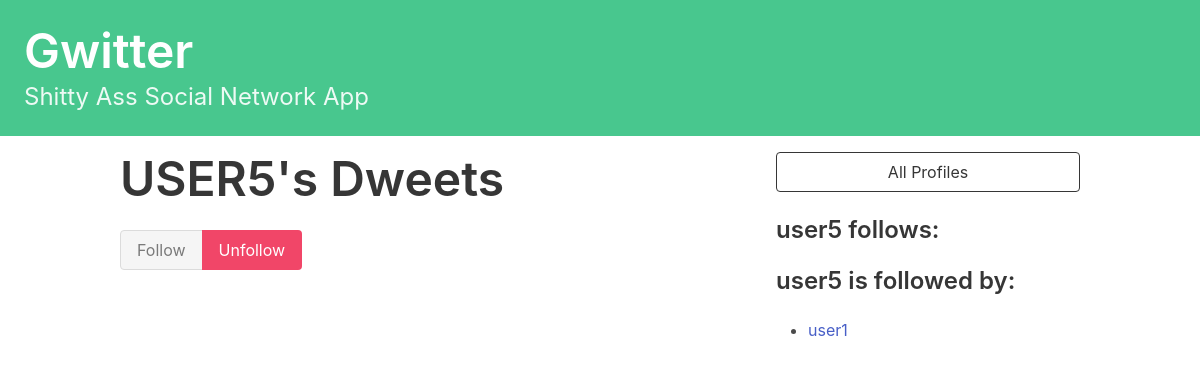
The page /gwitter/profile/user5 (signed in) on the database as committed earlier.
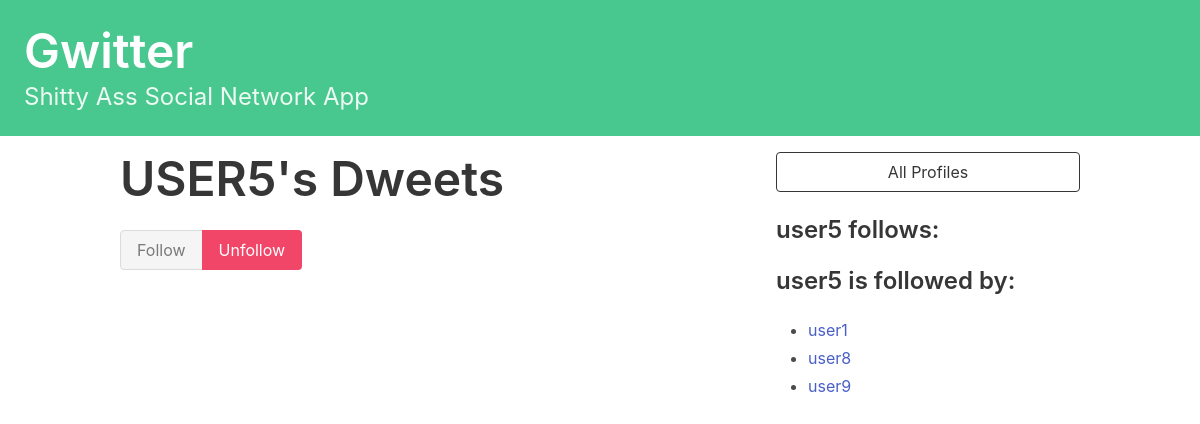
The same page on the database as committed later.
### gwitter/models.py (models this page shows, shortened)
class Profile(models.Model):
    user = models.OneToOneField(User, on_delete=models.CASCADE, related_name='profile')
    follows = models.ManyToManyField('self', related_name='followed_by', symmetrical=False, blank=True)
    def __str__(self):
        return f'{self.user.username}'

### gwitter/views.py (the view)
# urls.py: path('profile/<str:username>', profile, name='profile'),
def profile(request, username):
    if request.user.is_authenticated:
        if not hasattr(request.user, 'profile'):
            missing_profile = Profile(user=request.user)
            missing_profile.save()
        profile = Profile.objects.get(user=User.objects.get(username=username))
        current_user_profile = request.user.profile
        data = request.POST
        action = data.get('follow')
        if profile != current_user_profile:
            if action == 'follow':
                current_user_profile.follows.add(profile)
            elif action == 'unfollow':
                current_user_profile.follows.remove(profile)
            current_user_profile.save()
        user_follows = profile in request.user.profile.follows.all()
        return render(request, 'gwitter/profile.html',
                {'profile':profile, 'followers':len(profile.followed_by.all()),
                'follows':len(profile.follows.all()), 'user_follows':user_follows})

### gwitter/templates/gwitter/profile.html (shortened to what this page needs)
{% extends 'base.html' %}
{% block content %}
<div class="column">
    <div class="block">
    <h1 class="title is-1">
        {{profile.user.username|upper}}'s Dweets
    </h1>
    </div>
    <form method="post">
        <div class="buttons has-addons">
            {% if user_follows %}
                <button class="button is-success is-static">Follow</button>
                <button class="button is-danger" name="follow", value="unfollow">Unfollow</button>
            {% else %}
                <button class="button is-success" name="follow", value="follow">Follow</button>
                <button class="button is-danger is-static">Unfollow</button>
            {% endif %}
        </div>
    </form>
</div>
<div class="column is-one-third">
    <div class="block">
        <a href="{% url 'gwitter:profile-list' %}">
            <button class="button is-dark is-outlined is-fullwidth">
                All Profiles
            </button>
        </a>
    </div>
    <div class="block">
        <h3 class="title is-4">
            {{profile.user.username}} follows:
        </h3>
    </div>
    <div class="block">
        <h3 class="title is-4">
            {{profile.user.username}} is followed by:
        </h3>
        <div class="content">
            <ul>
            {% for follower in profile.followed_by.all %}
                <li>
                    <a href="{% url 'gwitter:profile' follower.user.username %}">
                        {{ follower }}
                    </a>
                </li>
            {% endfor %}
            </ul>
        </div>
    </div>
</div>
{% endblock content %}

Rows that differ between the two databases and show on the page:
added Profile: user.username "user8"
added Profile: user.username "user9"
